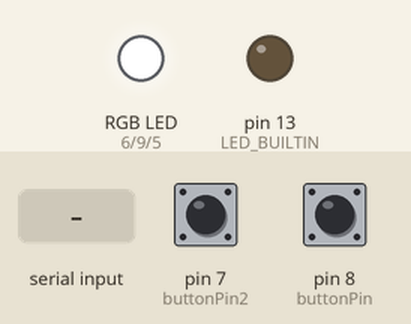
Simulated run of this sketch. Board: Arduino Uno, built with avr-gcc and run on an emulated ATmega328P. On the bench: an RGB LED mixed from three pins (HIGH = lit), output pins drawn as LEDs (lit = HIGH). The inputs (shaded band) are chosen by the test bench; at power-on: pin 7 (buttonPin2) HIGH, pin 8 (buttonPin) HIGH. Dim RGB values are drawn brighter than linear; what the sketch prints to the serial monitor is not drawn.

Above: at 1.2 s.
1.3 s: "H" received over Serial
At 2.4 s:
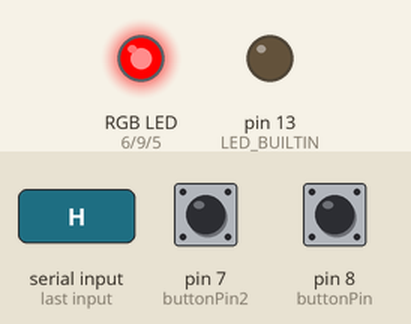
2.8 s: "B" received over Serial
At 3.5 s:
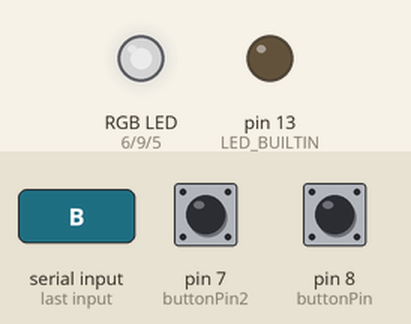
4.3 s: "A" received over Serial
At 4.7 s:
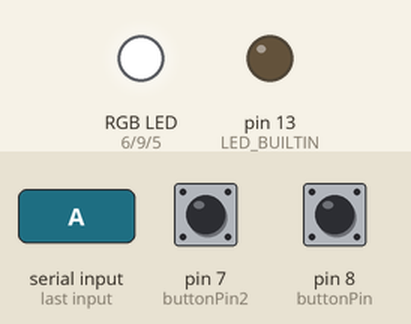
10.5 s: "H" received over Serial
At 11.8 s:
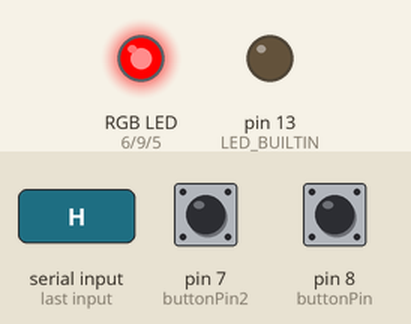
Timing chart, 0 to 13.0 s (numbered marks = the images above; inputs shaded):
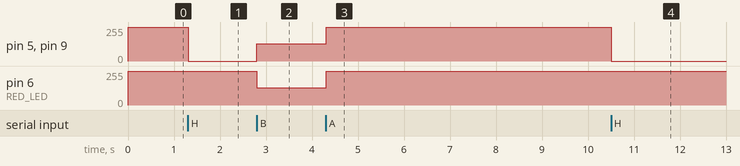

The sketch:

sketch_nov30a.ino
```cpp
#define RED_LED 6
#define BLUE_LED 5
#define GREEN_LED 9

int brightness = 255;

int gBright = 255;
int rBright = 255;
int bBright = 255;

int fadeSpeed = 10;

unsigned long last_time = 0;
// constants won't change. They're used here to set pin numbers:
const int buttonPin = 8;     // the number of the pushbutton pin
const int buttonPin2 = 7;
String Commands = "";
// variables will change:
int buttonState = 0;         // variable for reading the pushbutton status
int buttonState2 = 0;
void setup() {
  //START THE BAUD RATE
  Serial.begin(9600);

  // initialize the LED pin as an output:
  pinMode(LED_BUILTIN, OUTPUT);
  // initialize the pushbutton pin as an input:
  pinMode(buttonPin, INPUT);
  pinMode(buttonPin2, INPUT);

  pinMode(GREEN_LED, OUTPUT);
   pinMode(RED_LED, OUTPUT);
   pinMode(BLUE_LED, OUTPUT);

}

void loop() {
      Commands = "";
  // read the state of the pushbutton value:
  buttonState = digitalRead(buttonPin);
  buttonState2 = digitalRead(buttonPin2);
  if (buttonState == LOW){
    Commands += "L,";
  }
  else{
    Commands += "W,";
  }
  if(buttonState2 == LOW){
    Commands += "R";
  }
  else{
    Commands += "W";
  }
    Serial.println(Commands);

    switch(Serial.read()){
      case 'H':
        rBright = 255;
        gBright = 0;
        bBright =0;
        break;
      case 'B':
        rBright = 128;
        gBright = 128;
        bBright = 128;
        break;
      case 'A':
        rBright = 255;
        gBright = 255;
        bBright = 255;
        break;
    }
    TurnOn(rBright, gBright, bBright);
  //Crazy Setting
  //TurnOn(random(0,256),random(0,256),random(0,256));
  // check if the pushbutton is pressed. If it is, the buttonState is HIGH:
 /* if (buttonState == HIGH) {
    // turn LED on:
    digitalWrite(LED_BUILTIN, HIGH);
  } else {
    // turn LED off:
    digitalWrite(LED_BUILTIN, LOW);
  }*/
}
void TurnOn( int R, int G, int B) {
       analogWrite(RED_LED, R);
       analogWrite(GREEN_LED, G);
       analogWrite(BLUE_LED, B);

}
void TurnOff(int Color){
   for (int i = 0; i < 256; i++) {
       analogWrite(Color, brightness);
       brightness -= 1;
       //delay(fadeSpeed);
   }
}
void TurnOffALL() {
   for (int i = 0; i < 256; i++) {
       analogWrite(GREEN_LED, brightness);
       analogWrite(RED_LED, brightness);
       analogWrite(BLUE_LED, brightness);

       brightness -= 1;
       delay(fadeSpeed);
   }
}
```

Measured:
- after the input at 1.3 s, pin 5 (BLUE_LED), pin 9 (GREEN_LED): 255/255 → 0/255 at once
- after the input at 2.8 s, pin 5 (BLUE_LED), pin 9 (GREEN_LED): 0/255 → 128/255 at once; pin 6 (RED_LED): 255/255 → 128/255 at once
- after the input at 4.3 s, pin 5 (BLUE_LED), pin 6 (RED_LED), pin 9 (GREEN_LED): 128/255 → 255/255 at once
- after the input at 10.5 s, pin 5 (BLUE_LED), pin 9 (GREEN_LED): 255/255 → 0/255 at once
